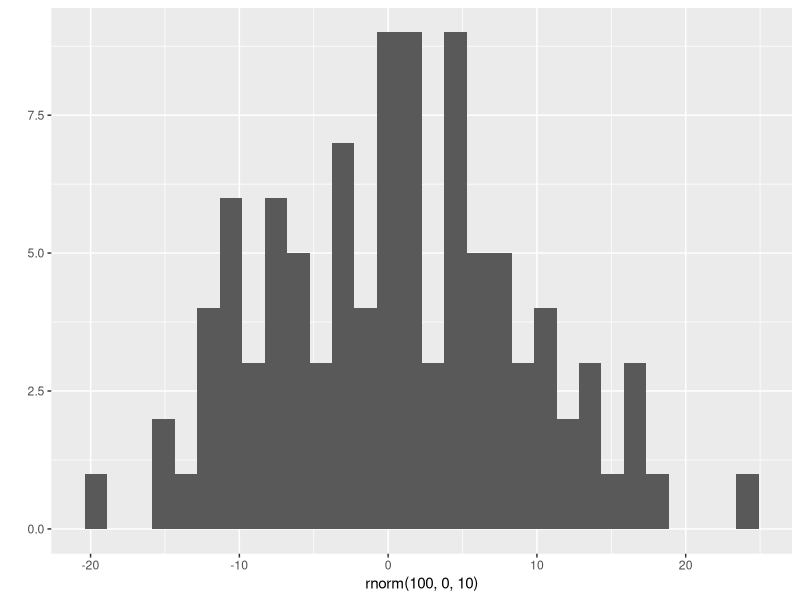

Generate this figure with R:
## ---- chunk 1
require('ggplot2')
 qplot(rnorm(100,0,10))
